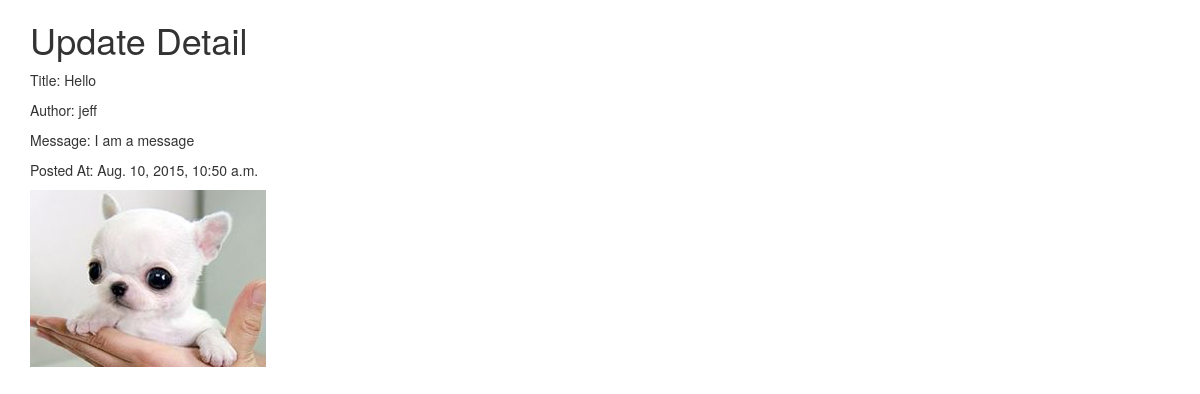
Screenshot of /updates/11/ with the database file from the repository.
### updates/models.py (models this page shows, shortened)
class Chirp(models.Model):
    author = models.ForeignKey(User)
    message = models.CharField(max_length=140,
                               validators=[MinLengthValidator(5, message="Type more than 5 characters lazy ass")])
    title = models.CharField(max_length=30)
    posted_at = models.DateTimeField()

### updates/views.py (the view)
# urls.py: url(r'^(?P<chirp_id>[0-9]+)/', ChirpDetail.as_view(), name="detail_chirp"),
class ChirpDetail(DetailView):
    model = Chirp
    pk_url_kwarg = 'chirp_id'
    template_name = 'updates/detail_chirp.html'

### templates/updates/detail_chirp.html
{% extends "base.html" %}
{% load staticfiles %}
{% block content %}
    <h1>Update Detail</h1>
    <p>Title: {{ chirp.title }}</p>
    <p>Author: {{ chirp.author.username }}</p>
    <p>Message: {{ chirp.message }}</p>
    <p>Posted At: {{ chirp.posted_at }}</p>
    <img src="{% static "images/cutesmall.jpg" %}" alt="Another cutie"/>
{% endblock %}

### rows the page displays
Chirp: title "Hello", author.username "jeff", message "I am a message", posted_at "Aug. 10, 2015, 10:50 a.m."
